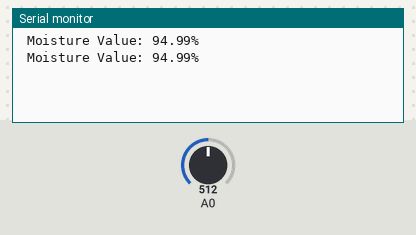
A sketch run on a simulated Arduino Uno, built with avr-gcc and run on an emulated ATmega328P. On the bench: the last lines printed to the serial monitor. The inputs (shaded band) are chosen by the test bench; at power-on: A0 = 512.

Above: at 1.8 s.
1.9 s: A0 set to 716
At 2.8 s:
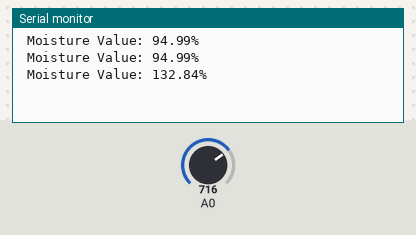
3.4 s: A0 set to 900
At 4.8 s:
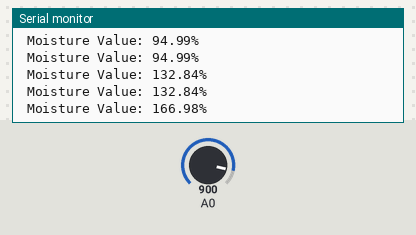
Timing chart, 0 to 6.4 s (numbered marks = the images above; inputs shaded):
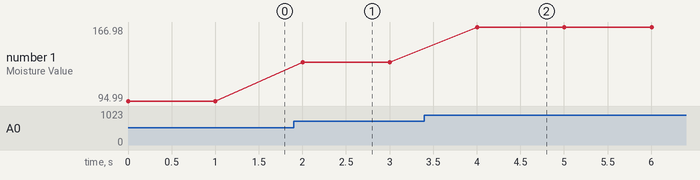

Measured:
- after the input at 1.9 s, the serial monitor: prints a new line after 0.10 s (image 1)
- after the input at 3.4 s, the serial monitor: prints a new line after 0.60 s (image 2)
- plotted number 1: 94.99 → 132.84 after the input at 1.9 s, 132.84 → 166.98 after the input at 3.4 s

The sketch:

moisture-sensor.ino
```cpp
// tinkercad: not yet tried
// arduino: working

int moistureValue;
float moisture_percentage;

void setup() {
  Serial.begin(9600);
}

void loop() {
  moistureValue = analogRead(A0);
  moisture_percentage = ((moistureValue/539.00)*100);
  Serial.print("\n Moisture Value: ");
  Serial.print(moisture_percentage);
  Serial.print("%");
  delay(1000);
}
```
